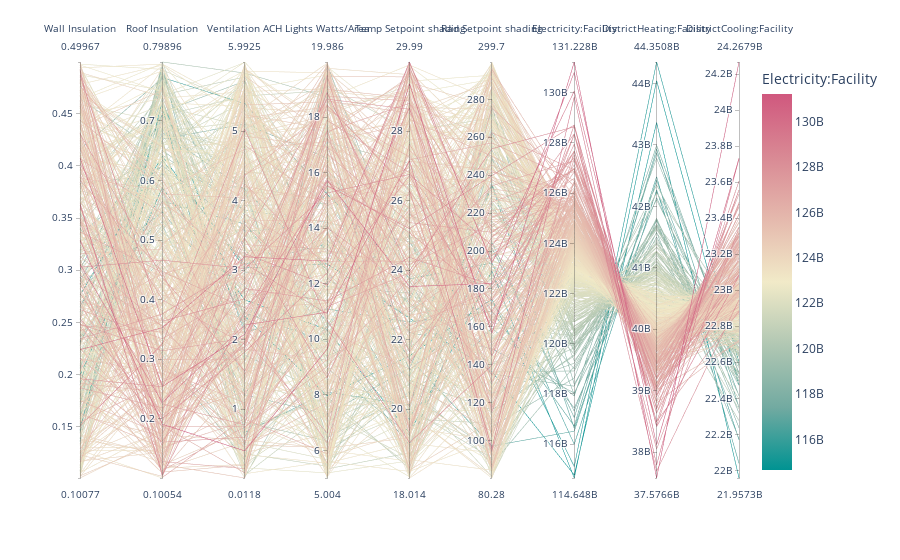

Notebook code for this chart:
### Code cell
import plotly
plotly.offline.init_notebook_mode(connected=True)

import plotly.express as px
fig = px.parallel_coordinates(srresults,color="Electricity:Facility", dimensions=features+objectives,
                             color_continuous_scale=px.colors.diverging.Tealrose)
fig.show()

### Figure 1 — Plotly figure (JSON) as saved in the notebook; plotly's stock layout.template omitted (floating-point values rounded to 4 significant figures; data arrays with more than 128 entries replaced by an {"elided": "..."} marker saying what was removed)
{"data": [{"dimensions": [{"label": "Wall Insulation", "values": {"elided": "500 float values"}}, {"label": "Roof Insulation", "values": {"elided": "500 float values"}}, {"label": "Ventilation ACH", "values": {"elided": "500 float values"}}, {"label": "Lights Watts/Area", "values": {"elided": "500 float values"}}, {"label": "Temp Setpoint shading", "values": {"elided": "500 float values"}}, {"label": "Rad Setpoint shading", "values": {"elided": "500 float values"}}, {"label": "Electricity:Facility", "values": {"elided": "500 float values"}}, {"label": "DistrictHeating:Facility", "values": {"elided": "500 float values"}}, {"label": "DistrictCooling:Facility", "values": {"elided": "500 float values"}}], "domain": {"x": [0, 1], "y": [0, 1]}, "line": {"color": {"elided": "500 float values"}, "coloraxis": "coloraxis"}, "name": "", "type": "parcoords"}], "layout": {"coloraxis": {"colorbar": {"title": {"text": "Electricity:Facility"}}, "colorscale": [[0, "rgb(0, 147, 146)"], [0.1667, "rgb(114, 170, 161)"], [0.3333, "rgb(177, 199, 179)"], [0.5, "rgb(241, 234, 200)"], [0.6667, "rgb(229, 185, 173)"], [0.8333, "rgb(217, 137, 148)"], [1, "rgb(208, 88, 126)"]]}, "legend": {"tracegroupgap": 0}, "margin": {"t": 60}}}
